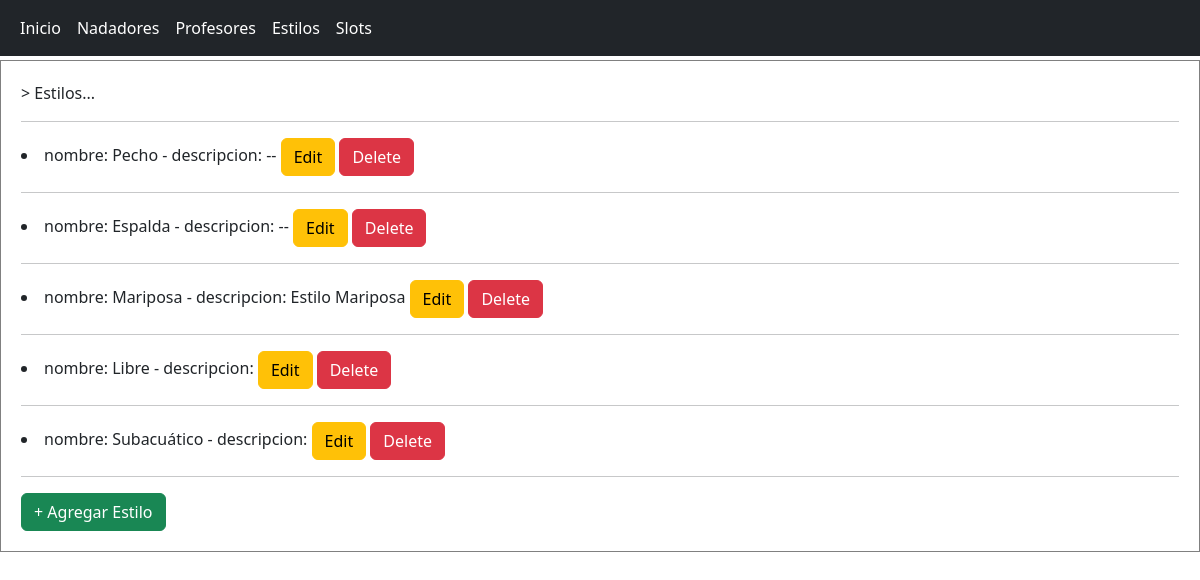
The app's page /AppSwim/read_estilos/ with its own data.
### AppSwim/models.py (models this page shows)
class Estilo(models.Model):
    nombre = models.CharField(max_length=40)
    descripcion = models.CharField(max_length=200)
    def __str__(self):
        return f'nombre: {self.nombre} - descripcion: {self.descripcion}'

### AppSwim/views.py (the view)
# urls.py: path('read_estilos/', read_estilos),
def read_estilos(request):
    estilos = Estilo.objects.all()
    return render(request, 'estilos/read_estilos.html', {'estilos': estilos})

### AppSwim/template/estilos/read_estilos.html
{% extends "inicio.html" %}
{% load static %}
{% block contenido %}
    <p>> Estilos...</p>
    <hr>
    {% for estilo in estilos %}
        <li>
            {{estilo}}
            <a href="/AppSwim/update_estilos/{{estilo.id}}" class="btn btn-warning">Edit</a>
            <a href="/AppSwim/delete_estilos/{{estilo.id}}" class="btn btn-danger">Delete</a>
        </li>
        <hr>
    {% endfor %}
    <a class="btn btn-success" href="/AppSwim/create_estilos">+ Agregar Estilo</a>
{% endblock %}

### AppSwim/template/inicio.html (shortened to what this page needs)
<!DOCTYPE html>
<html lang="en">
<head>
    {% load static %}
    <link rel="stylesheet" href="{% static 'css\bootstrap.min.css' %}">
    <link rel="stylesheet" href="{% static 'css\miestilo.css' %}">
</head>
<body>
    <nav class="navbar navbar-expand-md navbar-dark fixed-top bg-dark">
        <div class="container-fluid">
            <div class="collapse navbar-collapse" id="navbarCollapse">
                <ul class="navbar-nav me-auto mb-2 mb-md-0">
                    <li class="nav-item">
                        <a class="nav-link active" aria-current="page" href="/AppSwim/inicio/">Inicio</a>
                    </li>
                    <li class="nav-item">
                        <a class="nav-link active" aria-current="page" href="/AppSwim/read_nadadores/">Nadadores</a>
                    </li>
                    <li class="nav-item">
                        <a class="nav-link active" aria-current="page" href="/AppSwim/read_profesores/">Profesores</a>
                    </li>
                    <li class="nav-item">
                        <a class="nav-link active" aria-current="page" href="/AppSwim/read_estilos/">Estilos</a>
                    </li>
                    <li class="nav-item">
                        <a class="nav-link active" aria-current="page" href="/AppSwim/read_slots/">Slots</a>
                    </li>
                </ul>
            </div>
        </div>
    </nav>
    <div class="contenido">
        {% block contenido %}{% endblock %}
    </div>
</body>
</html>

### AppSwim/static/css/miestilo.css (style rules this page uses)
.contenido { position: relative; top: 60px; border: 1px solid gray; padding: 20px; }

### records on screen
Estilo: nombre+descripcion "nombre: Pecho - descripcion: --"
Estilo: nombre+descripcion "nombre: Espalda - descripcion: --"
Estilo: nombre+descripcion "nombre: Mariposa - descripcion: Estilo Mariposa"
Estilo: nombre+descripcion "nombre: Libre - descripcion:"
Estilo: nombre+descripcion "nombre: Subacuático - descripcion:"
